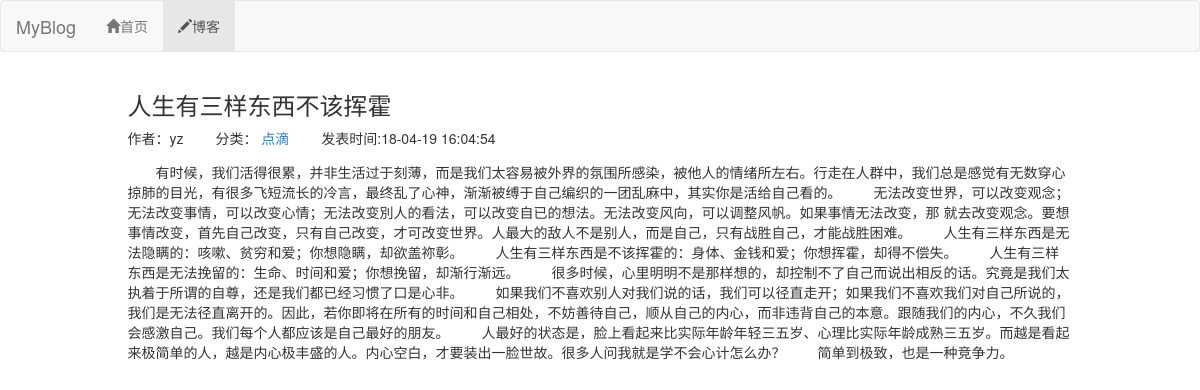
The app's page /blog/13 with its own data.
### blog/models.py (models this page shows, shortened)
class Blog(models.Model):
    title=models.CharField(max_length=50)
    blog_type=models.ForeignKey(BlogType,on_delete=models.DO_NOTHING)
    content=models.TextField()
    author=models.ForeignKey(User,on_delete=models.DO_NOTHING)
    creat_time=models.DateTimeField(auto_now_add=True)
    last_updated_time=models.DateTimeField(auto_now=True)
    class Meta:
        ordering=['-creat_time']

class BlogType(models.Model):
    type_name=models.CharField(max_length=15)
    def __str__(self):
        return self.type_name

### blog/views.py (the view)
# urls.py: path('<int:blog_pk>',views.blog_detail,name='blog_detail'),
def blog_detail(request,blog_pk):
    context={}
    context['blog']=get_object_or_404(Blog,pk=blog_pk)
    return render_to_response('blog/blog_detail.html',context)

### blog/templates/blog/blog_detail.html (shortened to what this page needs)
{% extends "base.html" %}
{% block nav_blog_active %}
  active
{% endblock %}
{% load staticfiles %}
{% block hearder_extend %}
    <link rel="stylesheet" href="{% static 'blog/blog.css' %}">
{% endblock %}
{% block content %}
  <div class="container">
    <div class="row">
      <div class="col-xs-10 col-xs-offset-1">
        <h3>{{ blog.title }}</h3>
        <ul class="blog_info_detail">
          <li>作者：{{ blog.author }}</li>
          <li>分类：
            <a href="{% url 'blogs_with_type' blog.blog_type.pk %}" style="text-decoration:none">
              {{ blog.blog_type}}
            </a>
          </li>
          <li>发表时间:{{blog.creat_time|date:"y-m-d H:m:s"}}</li>
        </ul>
        <div class="blog_content">
          {{ blog.content }}
        </div>
      </div>
    </div>
  </div>
{% endblock %}

### static/base.css (style rules this page uses)
* { margin: 0; padding: 0; }

### blog/static/blog/blog.css (style rules this page uses)
ul.blog_info_detail { list-style-type: none; margin-bottom: 1em; }
ul.blog_info_detail li { display: inline-block; margin-right: 2em; }
div.blog_content { text-indent: 2em; }

### records on screen
Blog: title "人生有三样东西不该挥霍", author "yz", blog_type "点滴", creat_time "18-04-19 16:04:54", content "有时候，我们活得很累，并非生活过于刻薄，而是我们太容易被外界的氛围所感染，被他人的情绪所左右。行走在人群中，我们总是感觉有无数穿心掠肺的目光，有很多飞短流长的冷言，最终乱了心神，渐渐被缚于自己编织的一团乱麻中，其实你是活给自己看的。 无法改变世界，可以改变观念；无法改变事情，可以改变心情；无法改变別人的看法，可以改变自已的想法。无法改变风向，可以调整风帆。如果事情无法改变，那 就去改变观念。要想事情改变，首先自己改变，只有自己改变，才可改变世界。人最大的敌人不是别人，而是自己，只有战胜自己，才能战胜困难。 人生有三样东西是无法隐瞒的：咳嗽、贫穷和爱；你想隐瞒，却欲盖祢彰。 人生有三样东西是不该挥霍的：身体、金钱和爱；你想挥霍，却得不偿失。 人生有三样东西是无法挽留的：生命、时间和爱；你想挽留，却渐行渐远。 很多时候，心里明明不是那样想的，却控制不了自己而说出相反的话。究竟是我们太执着于所谓的自尊，还是我们都已经习惯了口是心非。 如果我们不喜欢别人对我们说的话，我们可以径直走开；如果我们不喜欢我们对自己所说的，我们是无法径直离开的。因此，若你即将在所有的时间和自己相处，不妨善待自己，顺从自己的内心，而非违背自己的本意。跟随我们的内心，不久我们会感激自己。我们每个人都应该是自己最好的朋友。 人最好的状态是，脸上看起来比实际年龄年轻三五岁、心理比实际年龄成熟三五岁。而越是看起来极简单的人，越是内心极丰盛的人。内心空白，才要装出一脸世故。很多人问我就是学不会心计怎么办？ 简单到极致，也是一种竞争力。"
